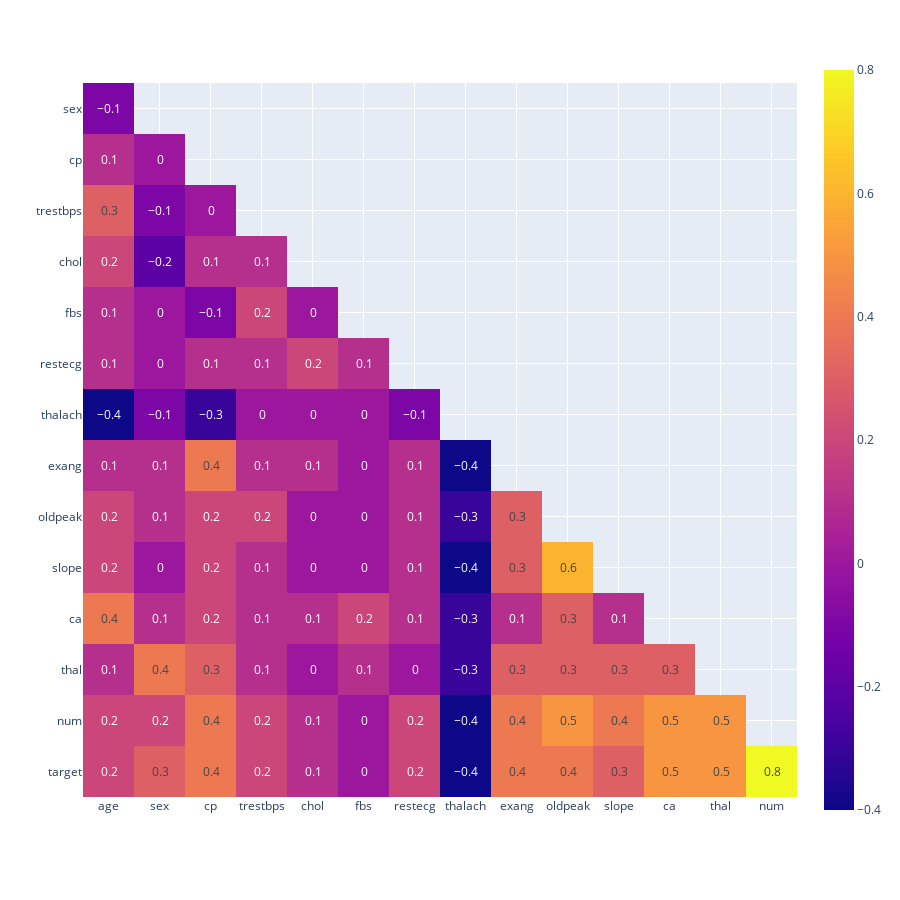

Source (notebook cell):
### Code cell
numeric_df = df

# check for correlation
df_corr = numeric_df.corr().round(1)  

# Mask to matrix
mask = np.zeros_like(df_corr, dtype=bool)
mask[np.triu_indices_from(mask)] = True

# Apply the mask to the correlation matrix and then drop rows and columns with all NaN values
df_corr_viz = df_corr.mask(mask)
df_corr_viz = df_corr_viz.dropna(axis=0, how='all') 
df_corr_viz = df_corr_viz.dropna(axis=1, how='all')  

# Heat Map
fig = px.imshow(df_corr_viz, text_auto=True)
fig.update_layout(height=900, width=900)
fig.show()

### Figure 1 — Plotly figure (JSON) as saved in the notebook; plotly's stock layout.template omitted (floating-point values rounded to 4 significant figures; data arrays with more than 128 entries replaced by an {"elided": "..."} marker saying what was removed)
{"data": [{"coloraxis": "coloraxis", "hovertemplate": "x: %{x}<br>y: %{y}<br>color: %{z}<extra></extra>", "name": "0", "texttemplate": "%{z}", "type": "heatmap", "x": ["age", "sex", "cp", "trestbps", "chol", "fbs", "restecg", "thalach", "exang", "oldpeak", "slope", "ca", "thal", "num"], "xaxis": "x", "y": ["sex", "cp", "trestbps", "chol", "fbs", "restecg", "thalach", "exang", "oldpeak", "slope", "ca", "thal", "num", "target"], "yaxis": "y", "z": {"elided": "14x14 float values"}}], "layout": {"coloraxis": {"colorscale": [[0, "#0d0887"], [0.1111, "#46039f"], [0.2222, "#7201a8"], [0.3333, "#9c179e"], [0.4444, "#bd3786"], [0.5556, "#d8576b"], [0.6667, "#ed7953"], [0.7778, "#fb9f3a"], [0.8889, "#fdca26"], [1, "#f0f921"]]}, "height": 900, "margin": {"t": 60}, "width": 900, "xaxis": {"anchor": "y", "autorange": true, "constrain": "domain", "domain": [0, 1], "range": [-0.5, 13.5], "scaleanchor": "y", "type": "category"}, "yaxis": {"anchor": "x", "autorange": true, "constrain": "domain", "domain": [0.03026, 0.9697], "range": [13.5, -0.5], "type": "category"}}}
